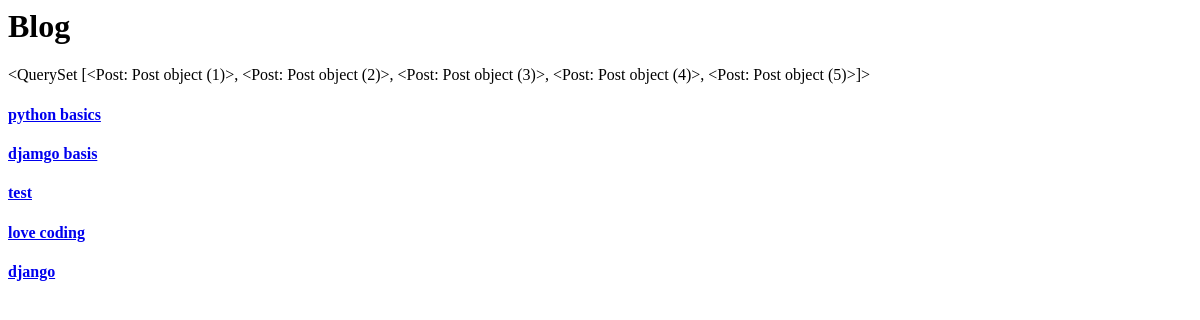
Page /blog/ on the earlier database version.
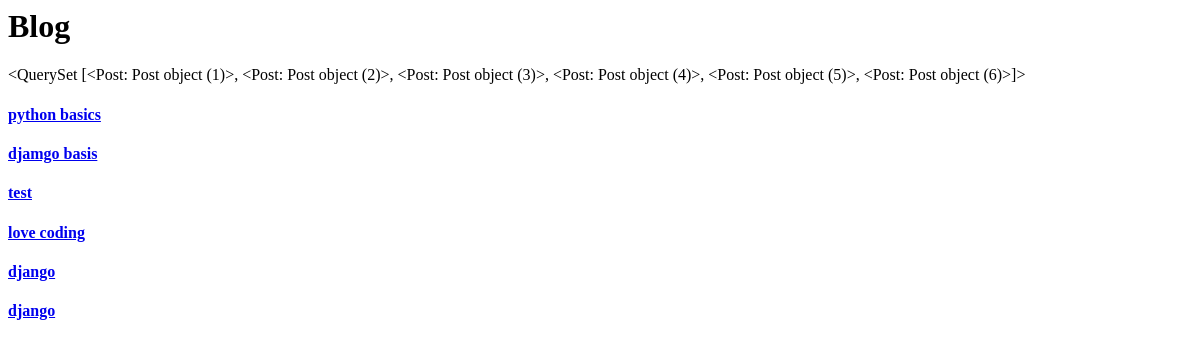
Same page on the later database version.
### posts/models.py (models this page shows)
class Post(models.Model):
    author=models.ForeignKey(User,related_name='post_author', on_delete=models.SET_NULL,null=True)
    title=models.CharField(max_length=120)
    content=models.TextField( max_length=30000)
    publish_date=models.DateTimeField(default=timezone.now)
    image = models.ImageField(upload_to='posts')
    tags = TaggableManager()

### posts/views.py (the view)
# urls.py: path('blog/',post_list),
def post_list(request):
    data = Post.objects.all()
    return render(request,'all_post.html',{'posts':data})

### posts/templates/all_post.html
<h1>Blog</h1>
{{posts}}
{%for post in posts %}
    <h4><a href="/blog/{{post.id}}">{{post.title}}</a></h4>
    {% endfor %}

Differences in the rows shown:
changed Post "python basics": id "<QuerySet [<Post: Post object (1)>, <Post: Post object (2)>, <Post: Post object (3)>, <Post: Post object (4)>, <Post: Post object (5)>]>" → "…(4)>, <Post: Post object (5)>, <Post: Post object (6)>]>"
added Post: title "django"
